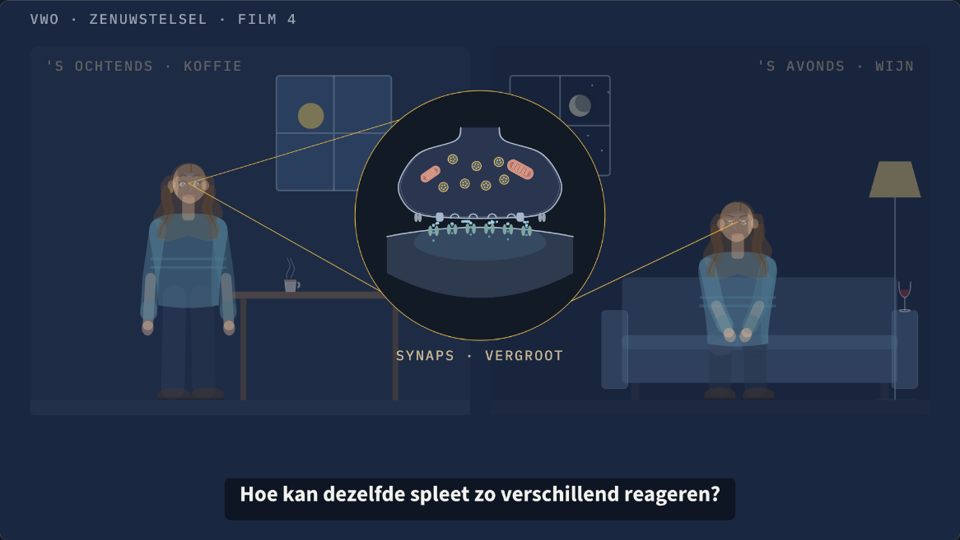
#> input picture films/zenuwstelsel/4-knoeien-met-de-spleet/bron/remake-2026-10/storyboard/s01_014.50.png, 960 x 540 px
$ python sheet.py storyboard/q04_007.00.png storyboard/s01_014.50.png storyboard/s01_014.50.png
#> lines starting #> are read from the running program, lines starting #| are printed output that depends on the picture
import sys, os, glob
from PIL import Image, ImageDraw
d, out = sys.argv[1], sys.argv[2]; pat = sys.argv[3] if len(sys.argv) > 3 else '*.png'
fs = sorted(glob.glob(os.path.join(d, pat))); w, h, cols = 640, 360, 3
rows = (len(fs) + cols - 1) // cols; im = Image.new('RGB', (w * cols, (h + 22) * rows), (20, 20, 20)); dr = ImageDraw.Draw(im)
#> after `im = Image.new('RGB', (w * cols, (h + 22) * rows), (20, 20, 20))`: im: PIL image 1920x382 RGB; every value is 20
for i, f in enumerate(fs):
    x, y = (i % cols) * w, (i // cols) * (h + 22); im.paste(Image.open(f).convert('RGB').resize((w, h)), (x, y + 22)); dr.text((x + 4, y + 4), os.path.basename(f), fill=(255, 255, 0))
#> after `im.paste(Image.open(f).convert('RGB').resize((w, h)), (x, y + 22))`:
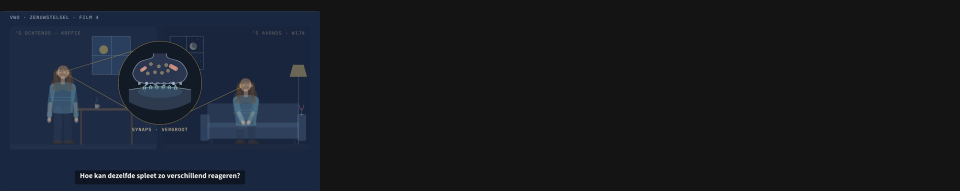
#> im: PIL image 1920x382 RGB (shown at 1/2 size); mean R, G, B 24.3, 28.2, 35.3
im.save(out); print(out, len(fs))
#| storyboard/s01_014.50.png 1

$ run again, on films/zenuwstelsel/4-knoeien-met-de-spleet/bron/remake-2026-10/storyboard/s03_011.00.png
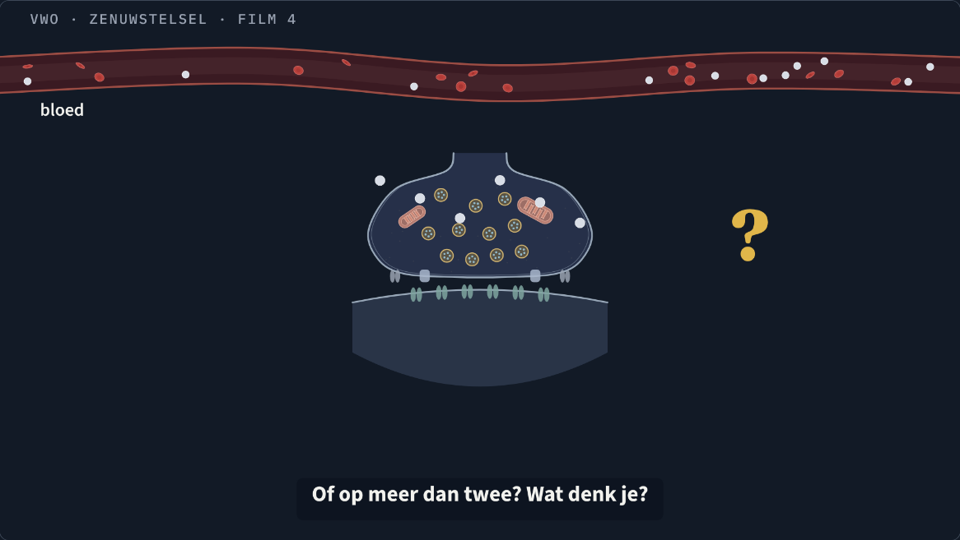
#> input picture films/zenuwstelsel/4-knoeien-met-de-spleet/bron/remake-2026-10/storyboard/s03_011.00.png, 960 x 540 px
#> `im.paste(Image.open(f).convert('RGB').resize((w, h)), (x, y + 22))`:
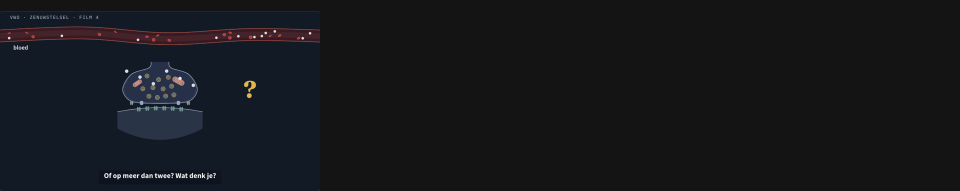
#> im: PIL image 1920x382 RGB (shown at 1/2 size); mean R, G, B 22.1, 23.5, 27.3
#| storyboard/s03_011.00.png 1

$ run again, on films/zenuwstelsel/4-knoeien-met-de-spleet/bron/remake-2026-10/storyboard/s05_016.00.png
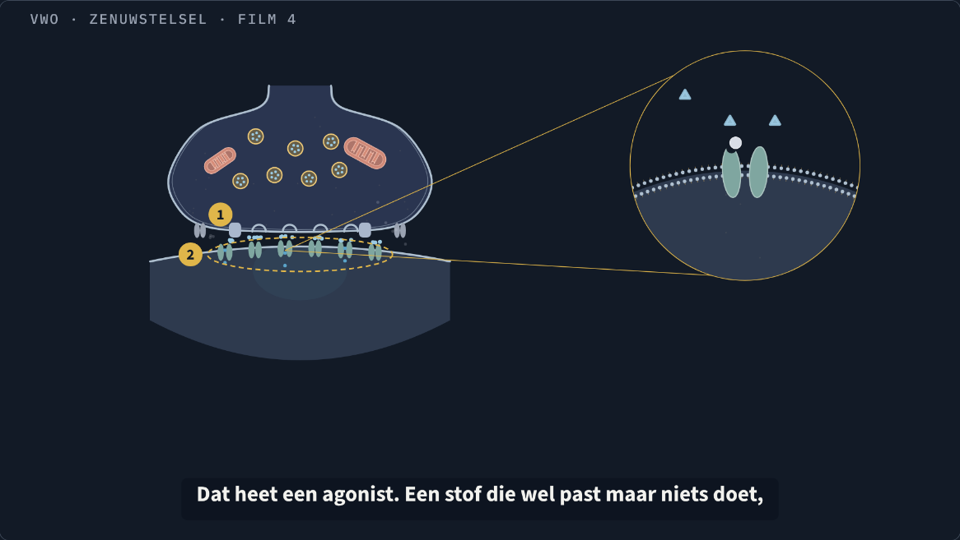
#> input picture films/zenuwstelsel/4-knoeien-met-de-spleet/bron/remake-2026-10/storyboard/s05_016.00.png, 960 x 540 px
#> `im.paste(Image.open(f).convert('RGB').resize((w, h)), (x, y + 22))`:
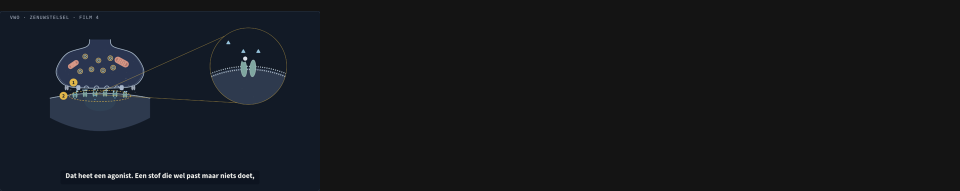
#> im: PIL image 1920x382 RGB (shown at 1/2 size); mean R, G, B 22, 24.6, 28.5
#| storyboard/s05_016.00.png 1

$ run again, on films/zenuwstelsel/4-knoeien-met-de-spleet/bron/remake-2026-10/storyboard/s05_031.00.png
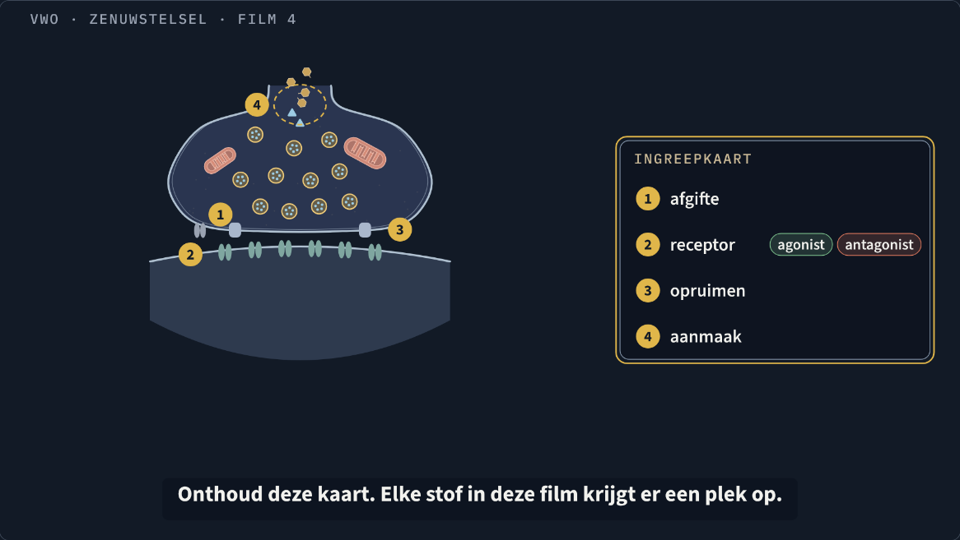
#> input picture films/zenuwstelsel/4-knoeien-met-de-spleet/bron/remake-2026-10/storyboard/s05_031.00.png, 960 x 540 px
#> `im.paste(Image.open(f).convert('RGB').resize((w, h)), (x, y + 22))`:
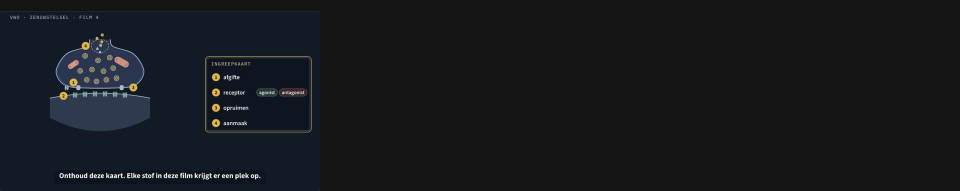
#> im: PIL image 1920x382 RGB (shown at 1/2 size); mean R, G, B 22.2, 24.5, 28.1
#| storyboard/s05_031.00.png 1
